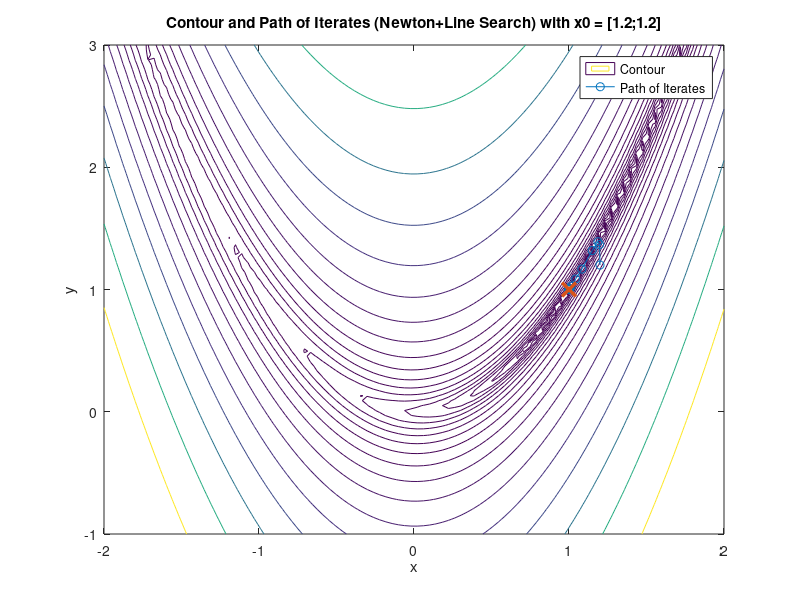
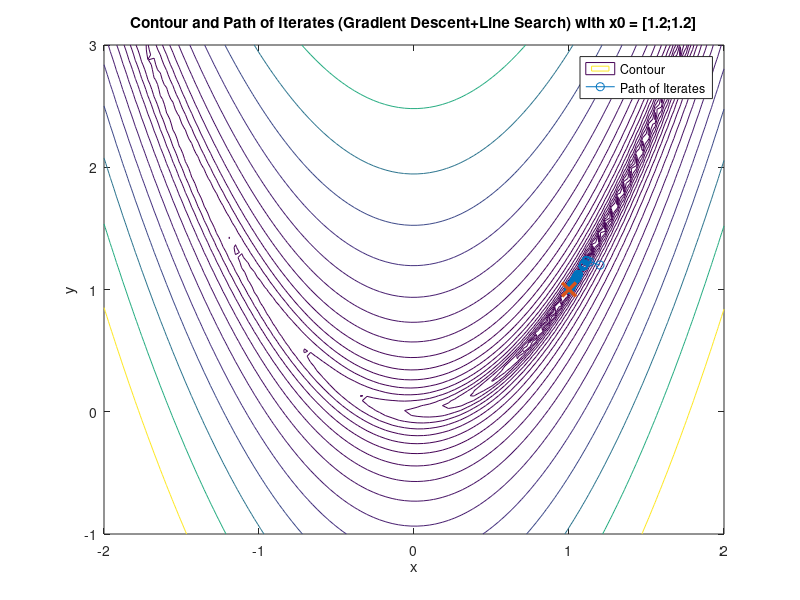
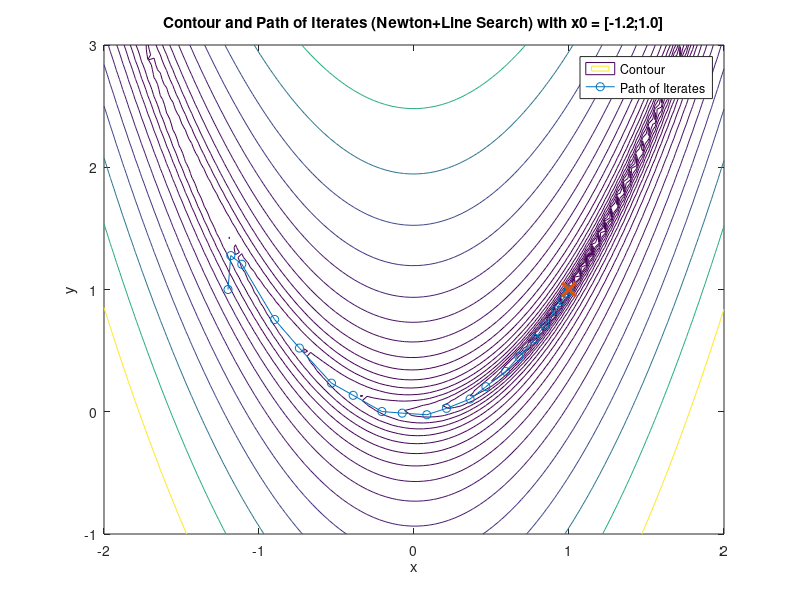
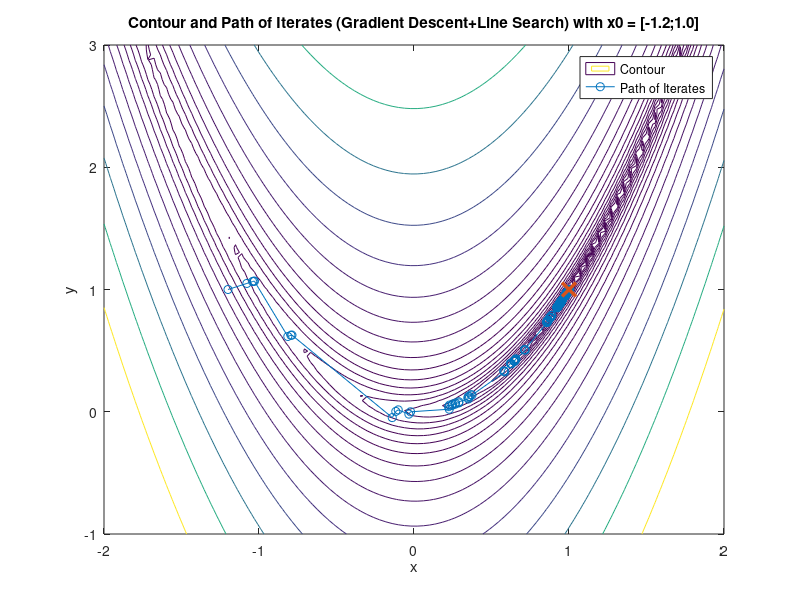

The MATLAB script that drew these images, in order:
f = @(x,y) 100*(y - x.^2).^2 + (1 - x).^2;
grad_f = @(x,y) [400*x.^3 - 400*x.*y + 2*x - 2; 200*(y - x.^2)];
H_f = @(x,y) [1200*x.^2-400*y+2 -400*x;-400*x 200];

 % Newton+Line Search
function x_path = newton_line(f, grad_f, H_f, x0) 
    rho = 0.9;
    c = 0.6;
    k=0;
    tol = 1e-12;
    x_path = x0;
    while true
        % Step 1: Find vk
        grad_fk = grad_f(x0(1), x0(2));
        H_fk_inv = inv(H_f(x0(1), x0(2)));
        vk = -H_fk_inv*grad_fk;
        % Step 2: Find t_k = alpha
        alpha = 1;
        while f(x0(1) + alpha*vk(1), x0(2) + alpha*vk(2)) > f(x0(1), x0(2)) + c*alpha*grad_fk'*vk
            alpha = rho*alpha;
        end
        % Step 3: Find x^{k+1}
        x0 = x0 + alpha*vk;
        k = k + 1;
        x_path = [x_path x0];
        if norm(grad_fk) < tol
            break;
        end
    end
end


% Gradient Descent+Line Search
function x_path = descent_line(f, grad_f, x0) 
    rho = 0.9;
    c = 0.6;
    k=0;
    tol = 1e-12;
    x_path = x0;
    while true
        % Step 1: Find vk
        grad_fk = grad_f(x0(1), x0(2));
        vk = -grad_fk;
        % Step 2: Find t_k = alpha
        alpha = 1;
        while f(x0(1) + alpha*vk(1), x0(2) + alpha*vk(2)) > f(x0(1), x0(2)) + c*alpha*grad_fk'*vk
            alpha = rho*alpha;
        end
        % Step 3: Find x^{k+1}
        x0 = x0 + alpha*vk;
        k = k + 1;
        x_path = [x_path x0];
        if norm(grad_fk) < tol
            break;
        end
    end
end

%################################################################%

% For x0 = [1.2;1.2]
x_path = newton_line(f, grad_f, H_f, [1.2; 1.2]);
figure
x = linspace(-2,2,100);
y = linspace(-1,3,100);
[X,Y] = meshgrid(x,y);
Z = f(X,Y);
contour(X,Y,Z,logspace(-1,3,20));
hold on;
plot(x_path(1,1:end-1), x_path(2,1:end-1), '-o');
hold on;
plot(x_path(1,end), x_path(2,end), '-x','MarkerSize', 10,'LineWidth', 2.5);
hold off;

title('Contour and Path of Iterates (Newton+Line Search) with x0 = [1.2;1.2]');
xlabel('x');
ylabel('y');
legend('Contour', 'Path of Iterates');


% For x0 = [1.2;1.2]
x_path = descent_line(f, grad_f, [1.2; 1.2]);
figure
contour(X,Y,Z,logspace(-1,3,20));
hold on;
plot(x_path(1,1:end-1), x_path(2,1:end-1), '-o');
hold on;
plot(x_path(1,end), x_path(2,end), '-x','MarkerSize', 10,'LineWidth', 2.5);
hold off;

title('Contour and Path of Iterates (Gradient Descent+Line Search) with x0 = [1.2;1.2]');
xlabel('x');
ylabel('y');
legend('Contour', 'Path of Iterates');




% For x0 = [-1.2; 1.0]
x_path = newton_line(f, grad_f, H_f, [-1.2; 1.0]);
figure
x = linspace(-2,2,100);
y = linspace(-1,3,100);
[X,Y] = meshgrid(x,y);
Z = f(X,Y);
contour(X,Y,Z,logspace(-1,3,20));
hold on;
plot(x_path(1,1:end-1), x_path(2,1:end-1), '-o');
hold on;
plot(x_path(1,end), x_path(2,end), '-x','MarkerSize', 10,'LineWidth', 2.5);
hold off;

title('Contour and Path of Iterates (Newton+Line Search) with x0 = [-1.2;1.0]');
xlabel('x');
ylabel('y');
legend('Contour', 'Path of Iterates');

% For x0 = [-1.2; 1.0]
x_path = descent_line(f, grad_f, [-1.2; 1.0]);
figure
contour(X,Y,Z,logspace(-1,3,20));
hold on;
plot(x_path(1,1:end-1), x_path(2,1:end-1), '-o');
hold on;
plot(x_path(1,end), x_path(2,end), '-x','MarkerSize', 10,'LineWidth', 2.5);
hold off;

title('Contour and Path of Iterates (Gradient Descent+Line Search) with x0 = [-1.2;1.0]');
xlabel('x');
ylabel('y');
legend('Contour', 'Path of Iterates');